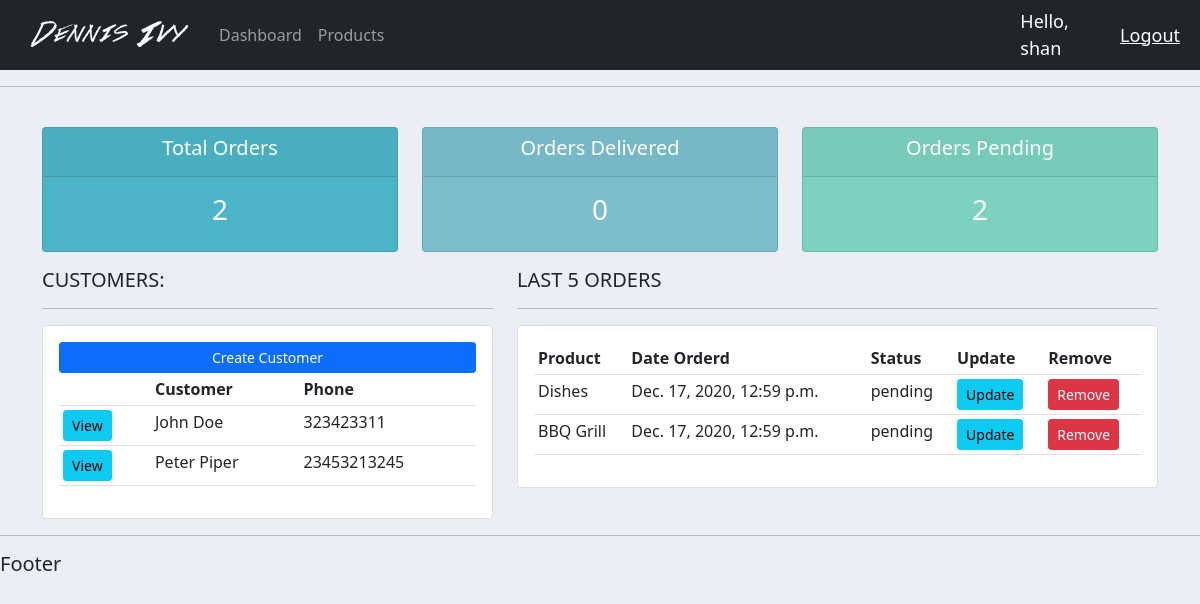
Page / (signed in) on the earlier database version.
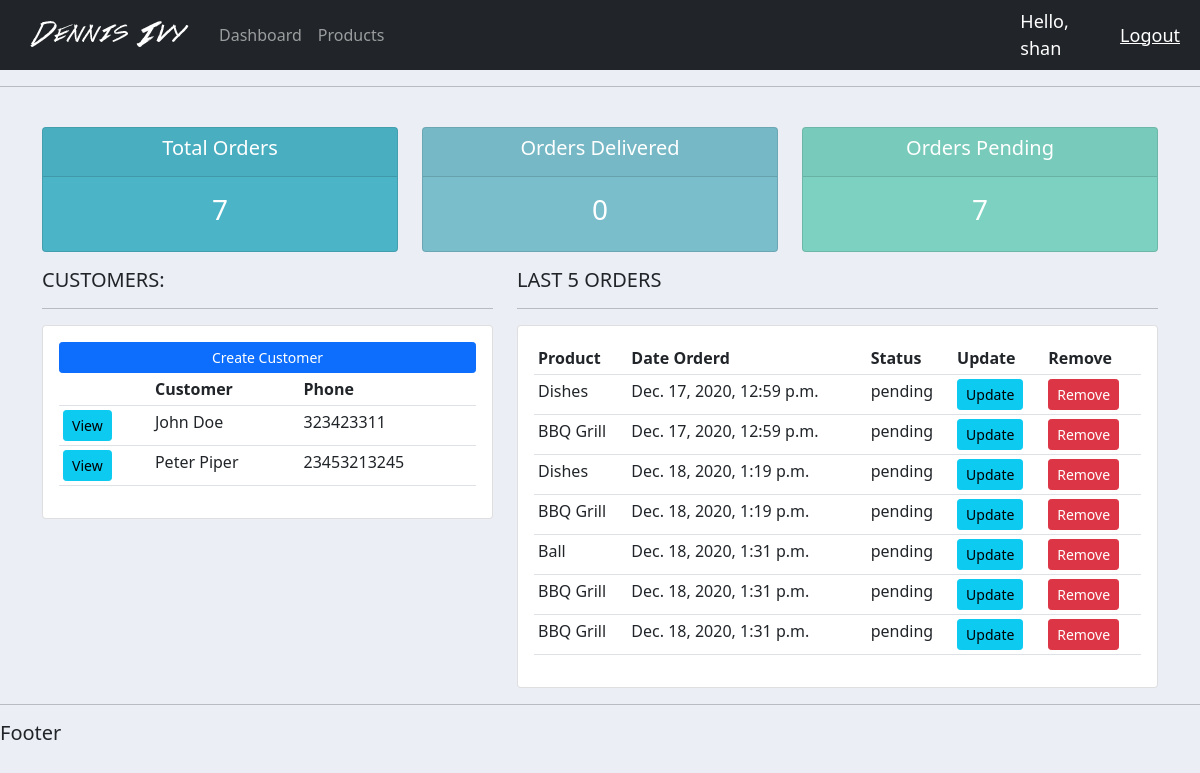
Same page on the later database version.
### accounts/models.py (models this page shows, shortened)
class Customer(models.Model):
    name = models.CharField(max_length=200, null=True)
    phone = models.CharField(max_length=200, null=True)
    mail = models.EmailField(max_length=200, null=True)
    date_created = models.DateTimeField(auto_now_add=True, null=True)

class Order(models.Model):
    STATUS = (
        ('pending', 'Pending'),
        ('Out of Delivery', 'Out of Delivery'),
        ('Delivered', 'Delivered'),
    )
    customer = models.ForeignKey(Customer, null=True, on_delete=models.SET_NULL)
    product = models.ForeignKey(Product, null=True, on_delete=models.SET_NULL)
    date_created = models.DateTimeField(auto_now_add=True, null=True)
    status = models.CharField(max_length=200, null=True, choices=STATUS)
    note = models.CharField(max_length=200, null=True)

class Product(models.Model):
    CATEGORY = (
        ('indoor', 'Indoor'),
        ('outdoor', 'OutDoor'),
    )
    name = models.CharField(max_length=200)
    price = models.FloatField(null=True)
    category = models.CharField(max_length=200, null=True, choices=CATEGORY)
    description = models.CharField(max_length=200, null=True, blank=True)
    date_created = models.DateTimeField(auto_now_add=True, null=True)
    tag = models.ManyToManyField(Tag)

### accounts/views.py (the view)
# urls.py: path('', views.home, name="dashboard"),
@login_required(login_url='login')
def home(request):
    orders = Order.objects.all()
    customers = Customer.objects.all()
    total_orders = orders.count()
    delivered_orders = orders.filter(status='Delivered').count()
    pending_orders = orders.filter(status='pending').count()
    context = {
        'orders': orders,
        'customers': customers,
        'total_orders': total_orders,
        'delivered_orders': delivered_orders,
        'pending_orders': pending_orders
    }
    return render(request, 'accounts/dashboard.html', context)

### accounts/templates/accounts/dashboard.html
{% extends 'accounts/base.html' %}
{% block content %}
{% include 'accounts/status.html' %}
<div class="row">
    <div class="col-md-5">
        <h5>CUSTOMERS:</h5>
        <hr>
        <div class="card card-body">
            <a class="btn btn-primary  btn-sm btn-block" href="">Create Customer</a>
            <table class="table table-sm">
                <tr>
                    <th></th>
                    <th>Customer</th>
                    <th>Phone</th>
                </tr>
                {% for customer in customers %}
                <tr>
                    <td><a class="btn btn-sm btn-info" href="{% url 'customer' customer.id %}">View</a></td>
                    <td>{{ customer.name }}</td>
                    <td>{{ customer.phone}}</td>
                </tr>
                {% endfor %}
            </table>
        </div>
    </div>
    <div class="col-md-7">
        <h5>LAST 5 ORDERS</h5>
        <hr>
        <div class="card card-body">
            <table class="table table-sm">
                <tr>
                    <th>Product</th>
                    <th>Date Orderd</th>
                    <th>Status</th>
                    <th>Update</th>
                    <th>Remove</th>
                </tr>
                {% for order in orders %}
                <tr>
                    <td>{{ order.product.name }}</td>
                    <td>{{ order.date_created }}</td>
                    <td>{{ order.status }}</td>
                    <td><a class="btn btn-sm btn-info" href="{% url 'update_order' order.id %}">Update</a></td>
                    <td><a class="btn btn-sm btn-danger" href="{% url 'delete_order' order.id %}">Remove</a></td>
                </tr>
                {% endfor %}
            </table>
        </div>
    </div>
</div>
{% endblock %}

### accounts/templates/accounts/base.html (shortened to what this page needs)
<!DOCTYPE html>
<html lang="en">
<head>
    {% load static %}
    <link href="https://cdn.jsdelivr.net/npm/bootstrap@5.0.0-beta1/dist/css/bootstrap.min.css"
          rel="stylesheet"
>
    <link rel="stylesheet" type="text/css" href="{% static '/css/style.css' %}">
</head>
<body>
    {% include 'accounts/navbar.html' %}
    <hr>
    <div class="container">
        {% block content %}
        {% endblock %}
    </div>
    <hr>
    <h5>Footer</h5>
</body>
</html>

### accounts/templates/accounts/navbar.html (shortened to what this page needs)
{% load static %}
<nav class="navbar navbar-expand-lg navbar-dark bg-dark">
    <div class="container-fluid">
        <img src="{% static 'images/logo.png' %}">
        <div class="collapse navbar-collapse" id="navbarNav">
            <ul class="navbar-nav">
                <li class="nav-item">
                    <a class="nav-link" href="{% url 'dashboard' %}">Dashboard</a>
                </li>
                <li class="nav-item">
                    <a class="nav-link" href="{% url 'products' %}">Products</a>
                </li>
            </ul>
        </div>
    </div>
    <span class="hello-msg">Hello, {{ request.user }}</span>
    <span><a class="hello-msg" href="{% url 'logout' %}">Logout</a></span>
</nav>

### accounts/templates/accounts/status.html
<br>
<div class="row">
    <div class="col">
        <div class="col-md">
            <div class="card text-center text-white  mb-3" id="total-orders">
                <div class="card-header">
                    <h5 class="card-title">Total Orders</h5>
                </div>
                <div class="card-body">
                    <h3 class="card-title">{{ total_orders}}</h3>
                </div>
            </div>
        </div>
    </div>
    <div class="col">
        <div class="col-md">
            <div class="card text-center text-white  mb-3" id="orders-delivered">
                <div class="card-header">
                    <h5 class="card-title">Orders Delivered</h5>
                </div>
                <div class="card-body">
                    <h3 class="card-title">{{delivered_orders}}</h3>
                </div>
            </div>
        </div>
    </div>
    <div class="col">
        <div class="col-md">
            <div class="card text-center text-white  mb-3" id="orders-pending">
                <div class="card-header">
                    <h5 class="card-title">Orders Pending</h5>
                </div>
                <div class="card-body">
                    <h3 class="card-title">{{pending_orders}}</h3>
                </div>
            </div>
        </div>
    </div>
</div>

### static/css/style.css (style rules this page uses)
body { background-color: #ebeff5; }
#total-orders { background-color: #4cb4c7; }
#orders-delivered { background-color: #7abecc; }
#orders-pending { background-color: #7CD1C0; }

### accounts/templates/accounts/navbar.html (style rules this page uses)
.hello-msg { font-size: 18px; color: #fff; margin-right: 20px; }

Differences in the rows shown:
added Order: product.name "Dishes", date_created "Dec. 18, 2020, 1:19 p.m.", status "pending"
added Order: product.name "BBQ Grill", date_created "Dec. 18, 2020, 1:19 p.m.", status "pending"
added Order: product.name "Ball", date_created "Dec. 18, 2020, 1:31 p.m.", status "pending"
added Order: product.name "BBQ Grill", date_created "Dec. 18, 2020, 1:31 p.m.", status "pending"
added Order: product.name "BBQ Grill", date_created "Dec. 18, 2020, 1:31 p.m.", status "pending"
Other differences:
{{ total_orders }}: "2" → "7"
{{ pending_orders }}: "2" → "7"
